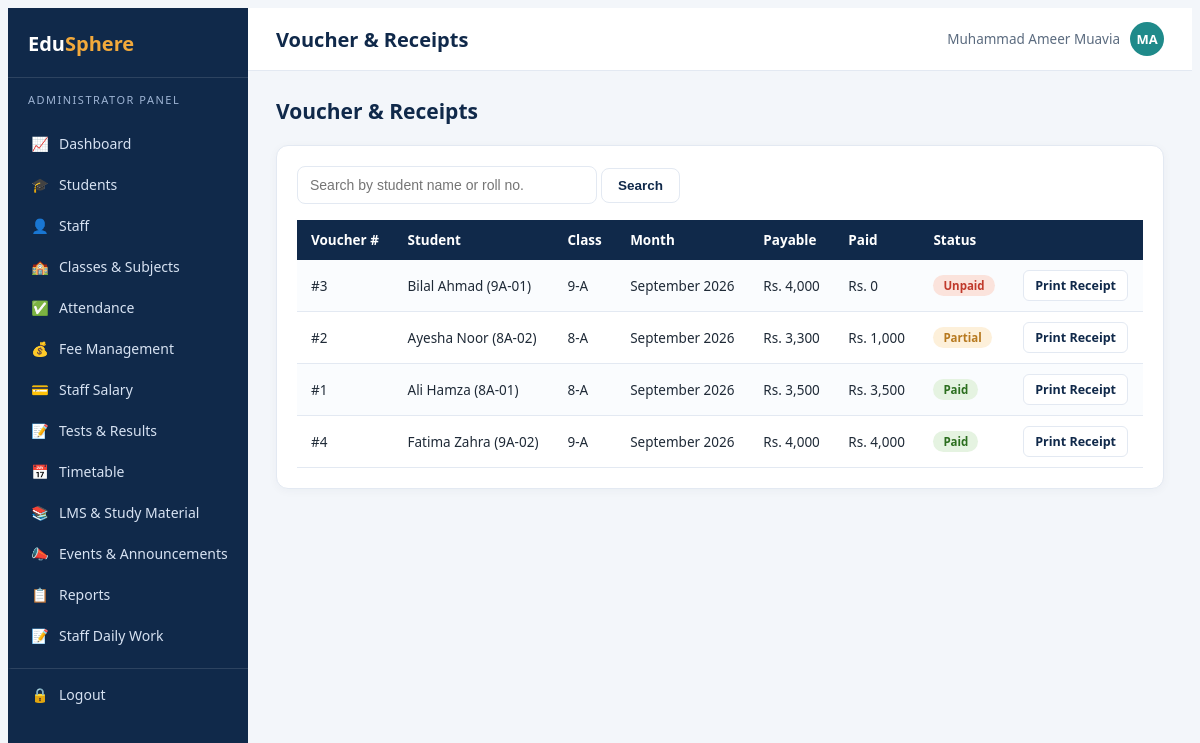
Page /accountant/vouchers.php (signed in) on the committed database.
### tables this page shows
CREATE TABLE fee_vouchers (
    id INT PRIMARY KEY AUTO_INCREMENT,
    student_id INT NOT NULL,
    month INT NOT NULL,
    year INT NOT NULL,
    amount DECIMAL(10,2) NOT NULL,
    discount DECIMAL(10,2) DEFAULT 0,
    paid_amount DECIMAL(10,2) DEFAULT 0,
    due_date DATE,
    status ENUM('Unpaid','Partial','Paid') DEFAULT 'Unpaid',
    created_at TIMESTAMP DEFAULT CURRENT_TIMESTAMP,
    FOREIGN KEY (student_id) REFERENCES students(id) ON DELETE CASCADE
);

CREATE TABLE users (
    id INT PRIMARY KEY AUTO_INCREMENT,
    name VARCHAR(100) NOT NULL,
    email VARCHAR(100) NOT NULL UNIQUE,
    password VARCHAR(255) NOT NULL,
    role_id INT NOT NULL,
    phone VARCHAR(20),
    photo VARCHAR(255) DEFAULT NULL,
    status ENUM('active','inactive') DEFAULT 'active',
    created_at TIMESTAMP DEFAULT CURRENT_TIMESTAMP,
    FOREIGN KEY (role_id) REFERENCES roles(id)
);

CREATE TABLE students (
    id INT PRIMARY KEY AUTO_INCREMENT,
    user_id INT NOT NULL,
    class_id INT NOT NULL,
    roll_no VARCHAR(20) NOT NULL,
    dob DATE,
    gender ENUM('Male','Female','Other'),
    guardian_name VARCHAR(100),
    guardian_phone VARCHAR(20),
    parent_user_id INT DEFAULT NULL,
    address VARCHAR(255),
    admission_date DATE DEFAULT (CURRENT_DATE),
    FOREIGN KEY (user_id) REFERENCES users(id) ON DELETE CASCADE,
    FOREIGN KEY (class_id) REFERENCES classes(id),
    FOREIGN KEY (parent_user_id) REFERENCES users(id) ON DELETE SET NULL
);

CREATE TABLE classes (
    id INT PRIMARY KEY AUTO_INCREMENT,
    name VARCHAR(30) NOT NULL,
    section VARCHAR(10) NOT NULL,
    UNIQUE KEY uq_class (name, section)
);

### config/functions.php (called while the page is built, shortened)
<?php
function e($str) {
    return htmlspecialchars($str ?? '', ENT_QUOTES, 'UTF-8');
}
function fmt_money($amount) {
    return 'Rs. ' . number_format((float)$amount, 0);
}
function month_name($m) {
    return date('F', mktime(0, 0, 0, (int)$m, 1));
}

### accountant/vouchers.php (the view, shortened to what this page needs)
<?php
require_once '../config/db.php';
require_once '../config/functions.php';
$search = trim($_GET['q'] ?? '');
$sql = "SELECT v.*, s.roll_no, u.name, c.name cname, c.section
        FROM fee_vouchers v JOIN students s ON v.student_id=s.id JOIN users u ON s.user_id=u.id JOIN classes c ON s.class_id=c.id
        WHERE 1=1";
$sql .= " ORDER BY v.year DESC, v.month DESC LIMIT 100";
$vouchers = $conn->query($sql);
include '../includes/header.php';
?>
<div class="page-head"><h2>Voucher &amp; Receipts</h2></div>
<div class="card">
    <form method="get" style="margin-bottom:16px;">
        <input class="form-control" style="max-width:300px;" name="q" placeholder="Search by student name or roll no." value="<?= e($search) ?>">
        <button class="btn btn-outline" type="submit">Search</button>
    </form>
    <div class="table-wrap">
    <table class="tbl">
        <tr><th>Voucher #</th><th>Student</th><th>Class</th><th>Month</th><th>Payable</th><th>Paid</th><th>Status</th><th></th></tr>
        <?php if ($vouchers->num_rows === 0): ?><tr><td colspan="8" class="text-center muted">No vouchers found.</td></tr>
        <?php else: while ($v = $vouchers->fetch_assoc()):
            $badge = ['Paid'=>'badge-green','Partial'=>'badge-amber','Unpaid'=>'badge-red'][$v['status']]; ?>
            <tr>
                <td>#<?= $v['id'] ?></td><td><?= e($v['name']) ?> (<?= e($v['roll_no']) ?>)</td><td><?= e($v['cname'].'-'.$v['section']) ?></td>
                <td><?= month_name($v['month']).' '.$v['year'] ?></td><td><?= fmt_money($v['amount']-$v['discount']) ?></td><td><?= fmt_money($v['paid_amount']) ?></td>
                <td><span class="badge <?= $badge ?>"><?= e($v['status']) ?></span></td>
                <td><a href="../admin/receipt.php?id=<?= $v['id'] ?>" target="_blank" class="btn btn-outline btn-sm">Print Receipt</a></td>
            </tr>
        <?php endwhile; endif; ?>
    </table>
    </div>
</div>
<?php include '../includes/footer.php'; ?>

### assets/css/style.css (style rules this page uses)
:root { --navy: #10294A; --navy-light: #1B3A63; --teal: #1F8A8A; --amber: #F2A93B; --coral: #E4572E; --blue: #2F5D8C; --bg: #F3F6FA; --text: #1F2A37; --muted: #5B6B7F; --border: #E3E9F2; }
* { box-sizing: border-box; }
body { background: var(--bg); color: var(--text); font-family: 'Segoe UI', Calibri, Arial, sans-serif; font-size: 15px; }
a { text-decoration: none; }
.card { background: #fff; border-radius: 12px; border: 1px solid var(--border); box-shadow: 0 2px 10px rgba(16,41,74,0.04); padding: 20px; }
.btn { display: inline-flex; align-items: center; gap: 6px; padding: 9px 16px; border-radius: 8px; font-size: 13.5px; font-weight: 600; border: none; cursor: pointer; text-decoration: none; }
.btn-outline { background: #fff; color: var(--navy); border: 1px solid var(--border); }
.btn-sm { padding: 6px 11px; font-size: 12.5px; border-radius: 6px; }
.form-control { width: 100%; padding: 10px 12px; border: 1px solid var(--border); border-radius: 8px; font-size: 14px; background: #fff; color: var(--text); }
.table-wrap { overflow-x: auto; }
table.tbl { width: 100%; border-collapse: collapse; font-size: 13.5px; }
table.tbl th { background: var(--navy); color: #fff; text-align: left; padding: 11px 14px; font-weight: 600; white-space: nowrap; }
table.tbl td { padding: 10px 14px; border-bottom: 1px solid var(--border); vertical-align: middle; }
table.tbl tr:nth-child(even) td { background: #FAFCFE; }
.badge { display: inline-block; padding: 3px 10px; border-radius: 20px; font-size: 11.5px; font-weight: 700; }
.badge-green { background: #E5F3E1; color: #2C6E1F; }
.badge-amber { background: #FDF0DA; color: #B7791F; }
.badge-red { background: #FBE3DC; color: #C0392B; }
.page-head { display: flex; justify-content: space-between; align-items: center; margin-bottom: 20px; flex-wrap: wrap; gap: 10px; }
.page-head h2 { font-size: 21px; font-weight: 700; color: var(--navy); margin: 0; }

### rows in the picture
fee_vouchers: id "3", users.name "Bilal Ahmad", student.roll_no "9A-01", classes.name+section "9-A", month "September", year "2026", fmt_money($v['amount']-$v['discount']) "Rs. 4,000", paid_amount "Rs. 0", status "Unpaid"
fee_vouchers: id "2", users.name "Ayesha Noor", student.roll_no "8A-02", classes.name+section "8-A", month "September", year "2026", fmt_money($v['amount']-$v['discount']) "Rs. 3,300", paid_amount "Rs. 1,000", status "Partial"
fee_vouchers: id "1", users.name "Ali Hamza", student.roll_no "8A-01", classes.name+section "8-A", month "September", year "2026", fmt_money($v['amount']-$v['discount']) "Rs. 3,500", paid_amount "Rs. 3,500", status "Paid"
fee_vouchers: id "4", users.name "Fatima Zahra", student.roll_no "9A-02", classes.name+section "9-A", month "September", year "2026", fmt_money($v['amount']-$v['discount']) "Rs. 4,000", paid_amount "Rs. 4,000", status "Paid"

### other values in the picture
$roleLabels[$role] "ADMINISTRATOR"
$item[2] "📈"
$item[1] "Dashboard"
$item[2] "🎓"
$item[1] "Students"
$item[2] "👤"
$item[1] "Staff"
$item[2] "🏫"
$item[1] "Classes & Subjects"
$item[2] "✅"
$item[1] "Attendance"
$item[2] "💰"
$item[1] "Fee Management"
$item[2] "💳"
$item[1] "Staff Salary"
